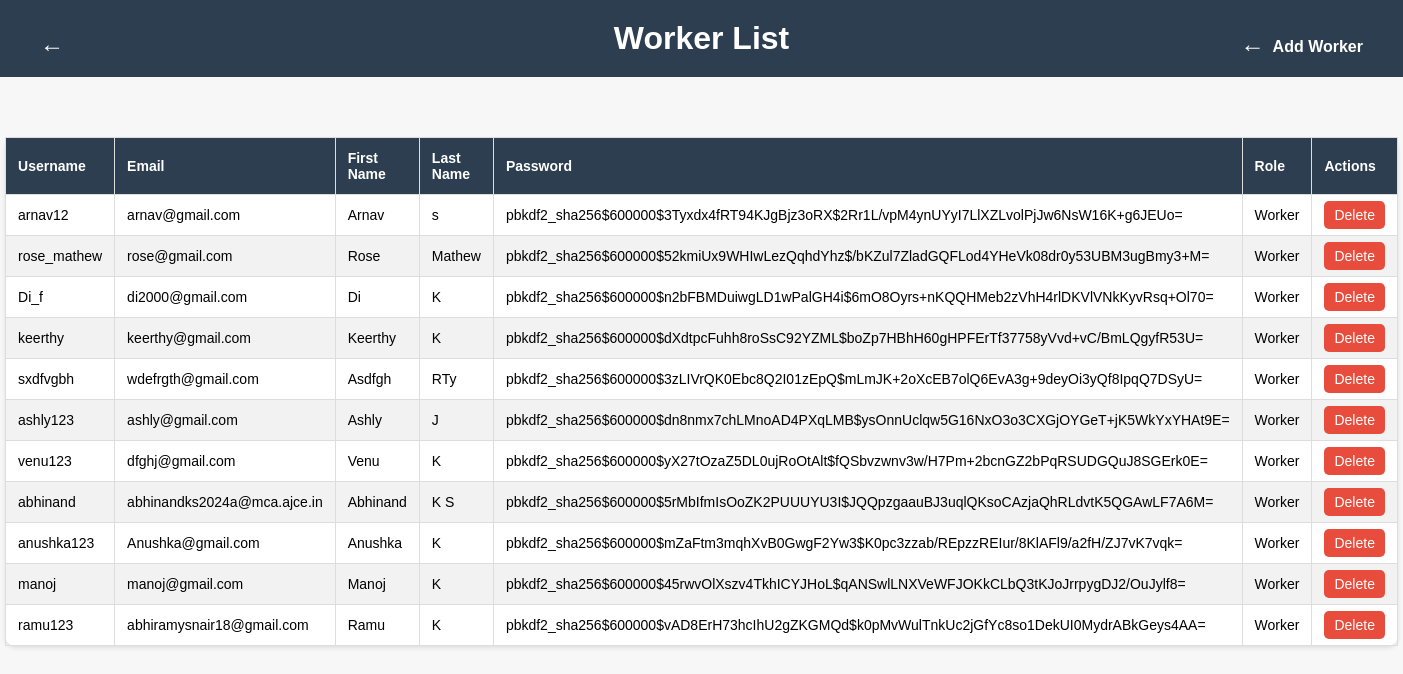
Screenshot of /worker_list.html with the database file from the repository.
### watersystemapp/models.py (models this page shows, shortened)
class CustomUser(AbstractUser):
    firstname = models.TextField(max_length=100, default="")
    lastname = models.TextField(max_length=100, default="")
    username = models.CharField(max_length=30, unique=True)
    email = models.EmailField(max_length=254, unique=True)
    role = models.CharField(max_length=100,default="")
    password = models.CharField(max_length=128, default="")

### watersystemapp/views.py (the view)
# urls.py: path('worker_list.html', views.worker_list, name='worker_list'),
def worker_list(request):
    workers = CustomUser.objects.filter(role='Worker')
    return render(request, 'worker_list.html', {'users': workers})

### templates/worker_list.html (shortened to what this page needs)
{% load static %}
<!DOCTYPE html>
<html lang="en">
<head>
</head>
<body>
    <a class="back-button" href="admindashboard.html"></a>
    <a class="add-button" href="add_worker.html">Add Worker</a>
    <h1>Worker List</h1>
    <table>
        <thead>
            <tr>
                <th>Username</th>
                <th>Email</th>
                <th>First Name</th>
                <th>Last Name</th>
                <th>Password</th>
                <th>Role</th>
                <th>Actions</th>
            </tr>
        </thead>
        <tbody>
            {% for user in users %}
            {% if user.role == 'Worker' %}
            <tr>
                <td>{{ user.username }}</td>
                <td>{{ user.email }}</td>
                <td>{{ user.first_name }}</td>
                <td>{{ user.last_name }}</td>
                <td>{{ user.password }}</td>
                <td>{{ user.role }}</td>
                <td>
                    <a class="delete-button" href="{% url 'delete_worker' user.id %}">Delete</a>
                </td>
            </tr>
            {% endif %}
            {% endfor %}
        </tbody>
    </table>
</body>
</html>

### templates/worker_list.html (style rules this page uses)
body { font-family: Arial, sans-serif; background-color: #f7f7f7; margin: 0; padding: 0; }
h1 { background-color: #2c3e50; color: #fff; padding: 20px; text-align: center; margin: 0; }
.back-button { background-color: #2c3e50; color: #fff; padding: 10px 20px; border: none; border-radius: 5px; cursor: pointer; text-decoration: none; font-weight: bold; position: absolute; top: 20px; left: 20px; }
.add-button { background-color: #2c3e50; color: #fff; padding: 10px 20px; border: none; border-radius: 5px; cursor: pointer; text-decoration: none; font-weight: bold; position: absolute; top: 20px; right: 20px; }
.back-button::before, .add-button::before { content: "←"; font-size: 24px; margin-right: 8px; }
table { width: 80%; margin: 60px auto; border-collapse: collapse; background-color: #fff; box-shadow: 0 2px 4px rgba(0, 0, 0, 0.1); border-radius: 10px; }
th, td { border: 1px solid #ddd; text-align: left; padding: 12px; font-size: 14px; }
th { background-color: #2c3e50; color: #fff; }
tr:nth-child(even) { background-color: #f2f2f2; }
.delete-button { background-color: #e74c3c; color: #fff; padding: 6px 10px; border: none; border-radius: 5px; cursor: pointer; text-decoration: none; }

### rows the page displays
CustomUser: username "arnav12", email "arnav@gmail.com", first_name "Arnav", last_name "s", password "pbkdf2_sha256$600000$3Tyxdx4fRT94KJgBjz3oRX$2Rr1L/vpM4ynUYyI7LlXZLvolPjJw6NsW16K+g6JEUo=", role "Worker"
CustomUser: username "rose_mathew", email "rose@gmail.com", first_name "Rose", last_name "Mathew", password "pbkdf2_sha256$600000$52kmiUx9WHIwLezQqhdYhz$/bKZul7ZladGQFLod4YHeVk08dr0y53UBM3ugBmy3+M=", role "Worker"
CustomUser: username "Di_f", email "di2000@gmail.com", first_name "Di", last_name "K", password "pbkdf2_sha256$600000$n2bFBMDuiwgLD1wPalGH4i$6mO8Oyrs+nKQQHMeb2zVhH4rlDKVlVNkKyvRsq+Ol70=", role "Worker"
CustomUser: username "keerthy", email "keerthy@gmail.com", first_name "Keerthy", last_name "K", password "pbkdf2_sha256$600000$dXdtpcFuhh8roSsC92YZML$boZp7HBhH60gHPFErTf37758yVvd+vC/BmLQgyfR53U=", role "Worker"
CustomUser: username "sxdfvgbh", email "wdefrgth@gmail.com", first_name "Asdfgh", last_name "RTy", password "pbkdf2_sha256$600000$3zLIVrQK0Ebc8Q2I01zEpQ$mLmJK+2oXcEB7olQ6EvA3g+9deyOi3yQf8IpqQ7DSyU=", role "Worker"
CustomUser: username "ashly123", email "ashly@gmail.com", first_name "Ashly", last_name "J", password "pbkdf2_sha256$600000$dn8nmx7chLMnoAD4PXqLMB$ysOnnUclqw5G16NxO3o3CXGjOYGeT+jK5WkYxYHAt9E=", role "Worker"
CustomUser: username "venu123", email "dfghj@gmail.com", first_name "Venu", last_name "K", password "pbkdf2_sha256$600000$yX27tOzaZ5DL0ujRoOtAlt$fQSbvzwnv3w/H7Pm+2bcnGZ2bPqRSUDGQuJ8SGErk0E=", role "Worker"
CustomUser: username "abhinand", email "abhinandks2024a@mca.ajce.in", first_name "Abhinand", last_name "K S", password "pbkdf2_sha256$600000$5rMbIfmIsOoZK2PUUUYU3I$JQQpzgaauBJ3uqlQKsoCAzjaQhRLdvtK5QGAwLF7A6M=", role "Worker"
CustomUser: username "anushka123", email "Anushka@gmail.com", first_name "Anushka", last_name "K", password "pbkdf2_sha256$600000$mZaFtm3mqhXvB0GwgF2Yw3$K0pc3zzab/REpzzREIur/8KlAFl9/a2fH/ZJ7vK7vqk=", role "Worker"
CustomUser: username "manoj", email "manoj@gmail.com", first_name "Manoj", last_name "K", password "pbkdf2_sha256$600000$45rwvOlXszv4TkhICYJHoL$qANSwlLNXVeWFJOKkCLbQ3tKJoJrrpygDJ2/OuJylf8=", role "Worker"
CustomUser: username "ramu123", email "abhiramysnair18@gmail.com", first_name "Ramu", last_name "K", password "pbkdf2_sha256$600000$vAD8ErH73hcIhU2gZKGMQd$k0pMvWulTnkUc2jGfYc8so1DekUI0MydrABkGeys4AA=", role "Worker"
